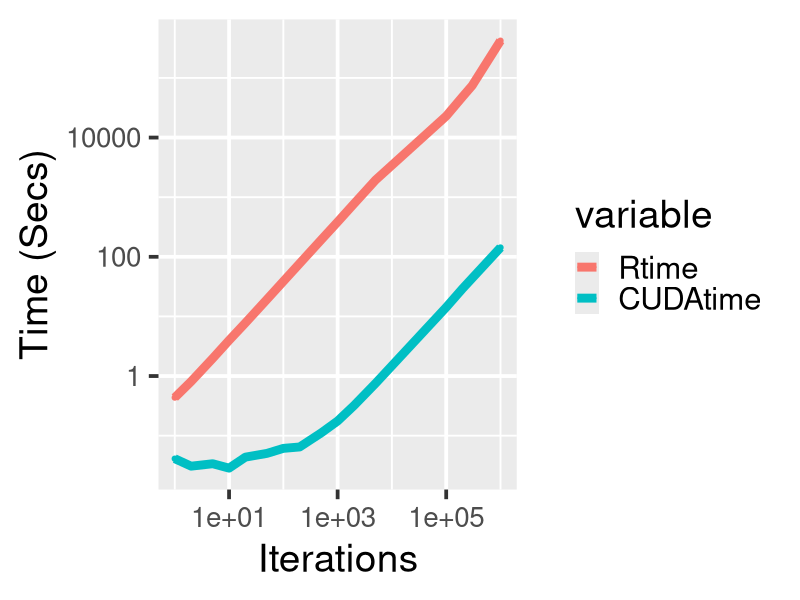
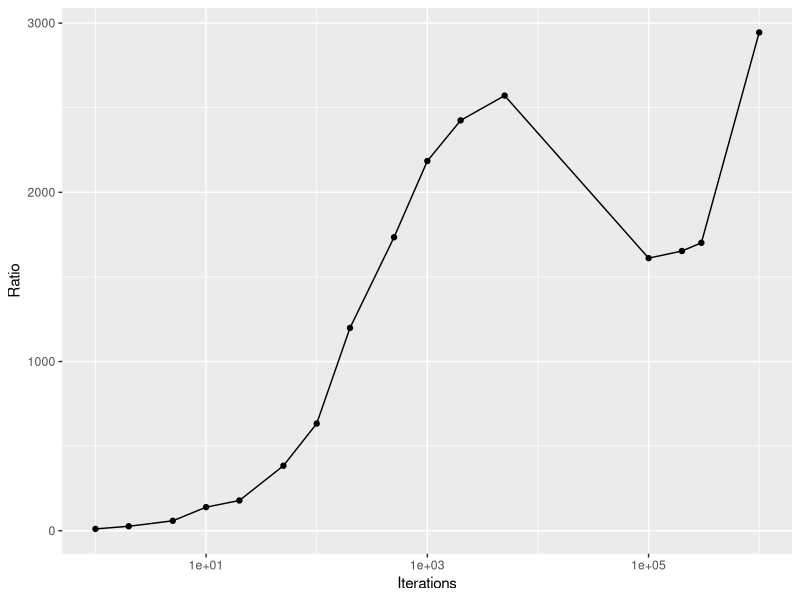
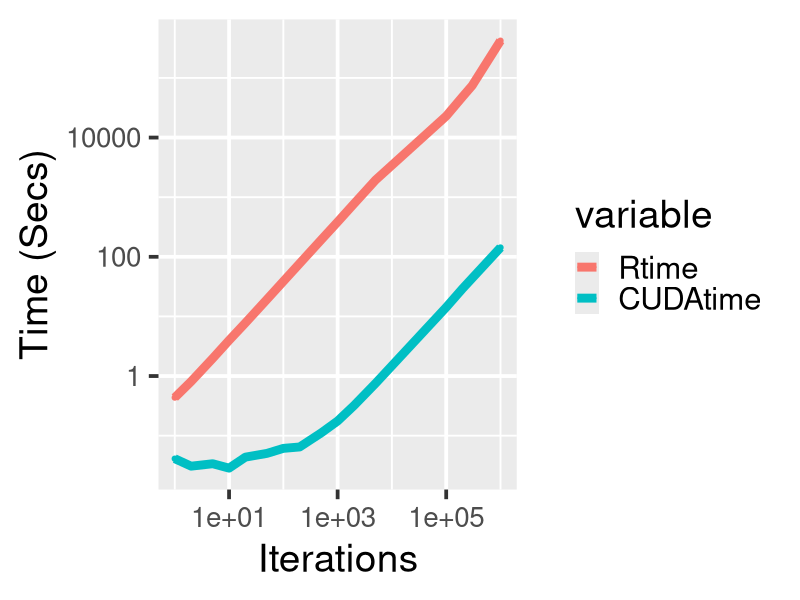

These figures' R source, in order:
d1 <- read.csv('timings_2015-03-19.csv')
d1
library(ggplot2)
library(reshape2)
# we only want the important columns as the rest other two are fixed at 22,10000
d2 <- d1[,c('Iterations','Rtime','CUDAtime')]
d2
# convert from "wide" to "tall" format
d3 <- melt(d2, id='Iterations')
d3
qplot(Iterations, value, colour=variable, data=d3, log='xy', ylab='Time (Secs)', geom=c('line','point'))+ geom_line(size=3) + theme_grey(base_size = 28) +
  theme(axis.title.x = element_text(size = 28), axis.title.y = element_text(size = 28), axis.text = element_text(size = 20)) 
  
# dimensions in inches 
ggsave('performance_plot_2015-03-20.pdf', height=7, width=7)
# nb. can also save to say .png with dimensions also in inches, defaulting to 300dpi
#ggsave('performance_plot_2015-03-20.png', height=7, width=7)

d2$Ratio <- d2$Rtime/d2$CUDAtime
qplot(Iterations, Ratio, data=d2, log='x', geom=c('point','line'))
# ggsave('performance_ratio_plot_2015-03-22.pdf', height=7, width=7)
